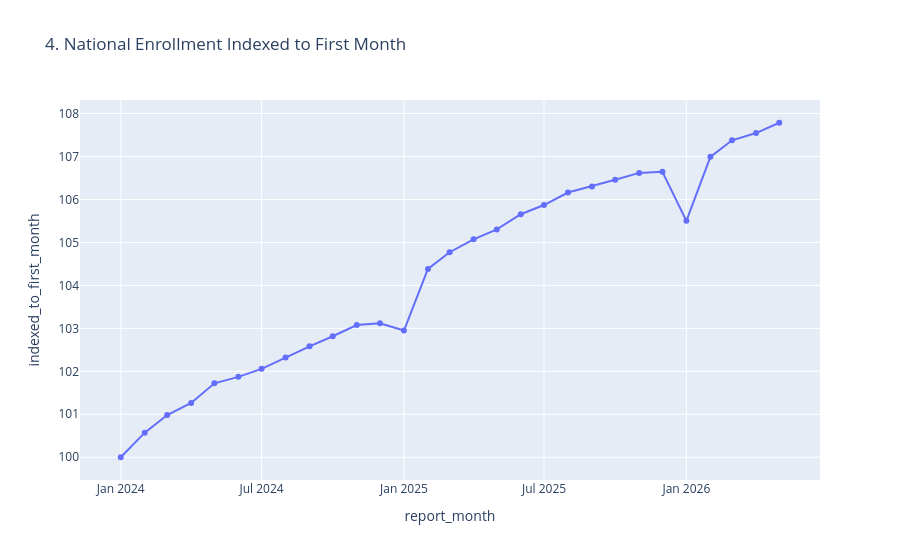

Notebook code for this chart:
### Markdown cell above
### Graph 4: Enrollment Indexed To First Month

Elements: first month equals 100; later values show relative growth.

Why: indexed charts make growth easy to explain to nontechnical reviewers.

### Code cell
explain(
    "Indexed Enrollment",
    "Y-axis = enrollment relative to first month, where 100 means baseline.",
    "A value of 110 would mean observed enrollment is 10% above the first month.",
)
fig = px.line(monthly, x="report_month", y="indexed_to_first_month", markers=True, title="4. National Enrollment Indexed to First Month")
fig.show()

### Figure 1 — Plotly figure (JSON) as saved in the notebook; plotly's stock layout.template omitted (floating-point values rounded to 4 significant figures)
{"data": [{"hovertemplate": "report_month=%{x}<br>indexed_to_first_month=%{y}<extra></extra>", "legendgroup": "", "line": {"color": "#636efa", "dash": "solid"}, "marker": {"symbol": "circle"}, "mode": "lines+markers", "name": "", "orientation": "v", "showlegend": false, "type": "scatter", "x": ["2024-01-01T00:00:00.000000", "2024-02-01T00:00:00.000000", "2024-03-01T00:00:00.000000", "2024-04-01T00:00:00.000000", "2024-05-01T00:00:00.000000", "2024-06-01T00:00:00.000000", "2024-07-01T00:00:00.000000", "2024-08-01T00:00:00.000000", "2024-09-01T00:00:00.000000", "2024-10-01T00:00:00.000000", "2024-11-01T00:00:00.000000", "2024-12-01T00:00:00.000000", "2025-01-01T00:00:00.000000", "2025-02-01T00:00:00.000000", "2025-03-01T00:00:00.000000", "2025-04-01T00:00:00.000000", "2025-05-01T00:00:00.000000", "2025-06-01T00:00:00.000000", "2025-07-01T00:00:00.000000", "2025-08-01T00:00:00.000000", "2025-09-01T00:00:00.000000", "2025-10-01T00:00:00.000000", "2025-11-01T00:00:00.000000", "2025-12-01T00:00:00.000000", "2026-01-01T00:00:00.000000", "2026-02-01T00:00:00.000000", "2026-03-01T00:00:00.000000", "2026-04-01T00:00:00.000000", "2026-05-01T00:00:00.000000"], "xaxis": "x", "y": [100.0, 100.6, 101.0, 101.3, 101.7, 101.9, 102.1, 102.3, 102.6, 102.8, 103.1, 103.1, 102.9, 104.4, 104.8, 105.1, 105.3, 105.7, 105.9, 106.2, 106.3, 106.5, 106.6, 106.6, 105.5, 107.0, 107.4, 107.5, 107.8], "yaxis": "y"}], "layout": {"legend": {"tracegroupgap": 0}, "title": {"text": "4. National Enrollment Indexed to First Month"}, "xaxis": {"anchor": "y", "domain": [0.0, 1.0], "title": {"text": "report_month"}}, "yaxis": {"anchor": "x", "domain": [0.0, 1.0], "title": {"text": "indexed_to_first_month"}}}}
